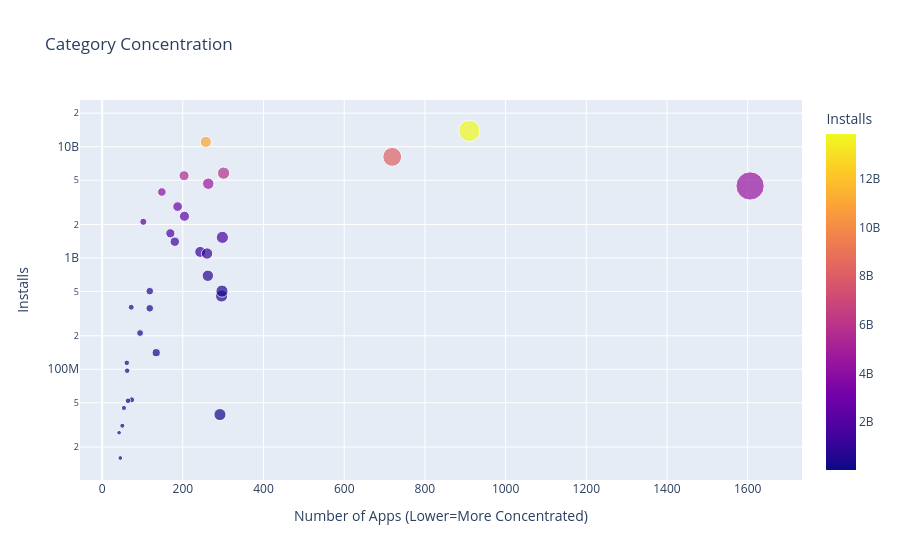

Notebook code for this chart:
### Code cell
scatter = px.scatter(
    cat_merged_df,  # data
    x="App",  # column name
    y="Installs",
    title="Category Concentration",
    size="App",
    hover_name=cat_merged_df.index,
    color="Installs",
)

scatter.update_layout(
    xaxis_title="Number of Apps (Lower=More Concentrated)",
    yaxis_title="Installs",
    yaxis=dict(type="log"),
)

scatter.show()

### Figure 1 — Plotly figure (JSON) as saved in the notebook; plotly's stock layout.template omitted (floating-point values rounded to 4 significant figures)
{"data": [{"hovertemplate": "<b>%{hovertext}</b><br><br>App=%{marker.size}<br>Installs=%{marker.color}<extra></extra>", "hovertext": ["ART_AND_DESIGN", "AUTO_AND_VEHICLES", "BEAUTY", "BOOKS_AND_REFERENCE", "BUSINESS", "COMICS", "COMMUNICATION", "DATING", "EDUCATION", "ENTERTAINMENT", "EVENTS", "FAMILY", "FINANCE", "FOOD_AND_DRINK", "GAME", "HEALTH_AND_FITNESS", "HOUSE_AND_HOME", "LIBRARIES_AND_DEMO", "LIFESTYLE", "MAPS_AND_NAVIGATION", "MEDICAL", "NEWS_AND_MAGAZINES", "PARENTING", "PERSONALIZATION", "PHOTOGRAPHY", "PRODUCTIVITY", "SHOPPING", "SOCIAL", "SPORTS", "TOOLS", "TRAVEL_AND_LOCAL", "VIDEO_PLAYERS", "WEATHER"], "legendgroup": "", "marker": {"color": [114233100, 53129800, 26916200, 1665791655, 692018120, 44931100, 11039241530, 140912410, 352852000, 2113660000, 15949410, 4437554490, 455249400, 211677750, 13858762717, 1134006220, 97082000, 52083000, 503611120, 503267560, 39162676, 2369110650, 31116110, 1532352930, 4649143130, 5788070180, 1400331540, 5487841475, 1096431465, 8099724500, 2894859300, 3916897200, 361096500], "coloraxis": "coloraxis", "size": [61, 73, 42, 169, 262, 54, 257, 134, 118, 102, 45, 1606, 296, 94, 910, 243, 62, 64, 297, 118, 292, 204, 50, 298, 263, 301, 180, 203, 260, 719, 187, 148, 72], "sizemode": "area", "sizeref": 4.015, "symbol": "circle"}, "mode": "markers", "name": "", "orientation": "v", "showlegend": false, "type": "scatter", "x": [61, 73, 42, 169, 262, 54, 257, 134, 118, 102, 45, 1606, 296, 94, 910, 243, 62, 64, 297, 118, 292, 204, 50, 298, 263, 301, 180, 203, 260, 719, 187, 148, 72], "xaxis": "x", "y": [114233100, 53129800, 26916200, 1665791655, 692018120, 44931100, 11039241530, 140912410, 352852000, 2113660000, 15949410, 4437554490, 455249400, 211677750, 13858762717, 1134006220, 97082000, 52083000, 503611120, 503267560, 39162676, 2369110650, 31116110, 1532352930, 4649143130, 5788070180, 1400331540, 5487841475, 1096431465, 8099724500, 2894859300, 3916897200, 361096500], "yaxis": "y"}], "layout": {"coloraxis": {"colorbar": {"title": {"text": "Installs"}}, "colorscale": [[0, "#0d0887"], [0.1111, "#46039f"], [0.2222, "#7201a8"], [0.3333, "#9c179e"], [0.4444, "#bd3786"], [0.5556, "#d8576b"], [0.6667, "#ed7953"], [0.7778, "#fb9f3a"], [0.8889, "#fdca26"], [1, "#f0f921"]]}, "legend": {"itemsizing": "constant", "tracegroupgap": 0}, "title": {"text": "Category Concentration"}, "xaxis": {"anchor": "y", "domain": [0, 1], "title": {"text": "Number of Apps (Lower=More Concentrated)"}}, "yaxis": {"anchor": "x", "domain": [0, 1], "title": {"text": "Installs"}, "type": "log"}}}
